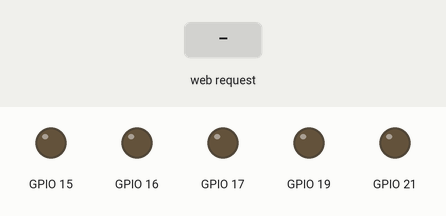
Bench run of a sketch on a simulated ESP32. Parts: output pins drawn as LEDs (lit = HIGH). Dashed ring = blinking. The test bench sets the inputs (shaded band). WiFi joins after 1.5 s; servers stay silent unless stated; what the sketch prints to the serial monitor is not drawn.

Above: at 3.2 s.
3.3 s: HTTP request GET /LED=12345 received
At 3.75 s:
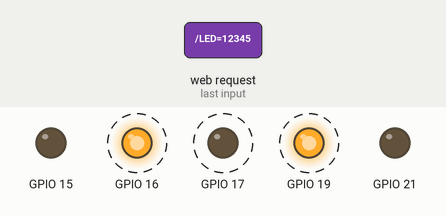
6.3 s: HTTP request GET /LED=ALL received
At 7.2 s:
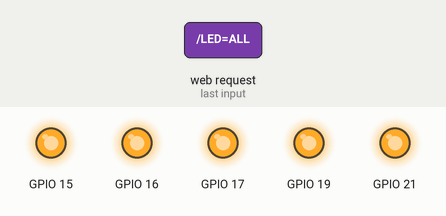
7.8 s: HTTP request GET /LED=32415 received
At 8.25 s:
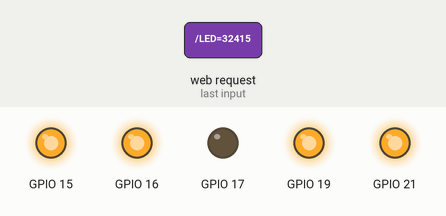
10.8 s: HTTP request GET /LED=32415 received
At 10.95 s:
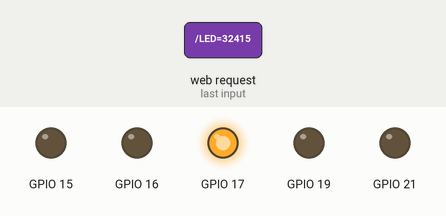
Timing chart, 0 to 13.8 s (numbered marks = the images above; inputs shaded):
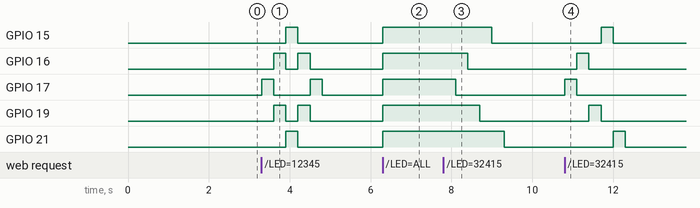

The sketch:

Pajado_MarkJoseph.ino
```cpp
#include <WiFi.h>

const char* ssid = "Joseph";
const char* password = "12345678";

WiFiServer server(80);

const int leds[] = {15, 16, 17, 19, 21};
bool OnAll = false;

void setup() {
    Serial.begin(115200);
    for (int led : leds) {
        pinMode(led, OUTPUT);
        digitalWrite(led, LOW);
    }

    WiFi.begin(ssid, password);
    Serial.print("Connecting to WiFi...");
    while (WiFi.status() != WL_CONNECTED) {
        delay(1000);
        Serial.print(".");
    }

    Serial.println("\nConnected to WiFi!");
    Serial.print("IP Address: ");
    Serial.println(WiFi.localIP());

    server.begin();
}

void loop() {
    WiFiClient client = server.available();
    if (!client) return;
    String request = client.readStringUntil('\r');

    while (client.available()) client.read();

    if (request.indexOf("/LED=ALL") != -1) {
        AllLEDs();
    } else if (request.indexOf("/LED=32415") != -1) {
        const int sequence1[] = {17, 16, 19, 15, 21};
        Sequence32415(sequence1, 5);
    } else if (request.indexOf("/LED=12345") != -1) {
        CenterToSide();
    }

    sendResponse(client);
}


void sendResponse(WiFiClient &client) {
    String html = "<!DOCTYPE html><html><head><title>ESP32 LED Control</title>";
    html += "<meta name=\"viewport\" content=\"width=device-width, initial-scale=1.0\"></head><body>";
    html += "<div class=\"container\">";
    html += "<h1>ESP32 LED Control</h1>";
    html += "<a href=\"/LED=ALL\"><button class=\"btn\">All LEDs ON</button></a><br>";
    html += "<a href=\"/LED=32415\"><button class=\"btn\">32415</button></a><br>";
    html += "<a href=\"/LED=12345\"><button class=\"btn\">Center to Side</button></a>";
    html += "</div></body></html>";

    client.println("HTTP/1.1 200 OK");
    client.println("Content-type:text/html");
    client.println();
    client.println(html);
    client.println();
    delay(10);
    client.stop();
}

void AllLEDs() {
    Serial.println("All Leds ON");
    OnAll = !OnAll;
    for (int led : leds) {
        digitalWrite(led, OnAll ? HIGH : LOW);
    }
}

void Sequence32415 (const int sequence[], int size) {
    Serial.println("32415");
    for (int i = 0; i < size; i++) {
        digitalWrite(sequence[i], HIGH);
        delay(300);
        digitalWrite(sequence[i], LOW);
    }
}

void CenterToSide() {
    Serial.println("Center to Side");
    ledPattern({17}, 300);
    ledPattern({19, 16}, 300);
    ledPattern({21, 15}, 300);
    ledPattern({19, 16}, 300);
    ledPattern({17}, 300);
    clearLEDs();
}

void ledPattern(std::initializer_list<int> pattern, int delayTime) {
    clearLEDs();
    for (int led : pattern) {
        digitalWrite(led, HIGH);
    }
    delay(delayTime);
}

void clearLEDs() {
    for (int led : leds) {
        digitalWrite(led, LOW);
    }
}
```

Measured:
- after the input at 3.3 s, GPIO 15, GPIO 21: LOW → HIGH after 0.60 s, → LOW 0.30 s later; GPIO 16, GPIO 19: alternates HIGH for 0.30 s and LOW for 0.30 s, 4 changes in all, then stays LOW, starting after 0.30 s; GPIO 17: alternates HIGH for 0.30 s and LOW for 0.90 s, starting at once
- after the input at 6.3 s, GPIO 15–17, GPIO 19, GPIO 21: LOW → HIGH at once
- after the input at 7.8 s, GPIO 15: HIGH → LOW after 1.2 s; GPIO 16: HIGH → LOW after 0.60 s; GPIO 17: HIGH → LOW after 0.30 s; GPIO 19: HIGH → LOW after 0.90 s; GPIO 21: HIGH → LOW after 1.5 s
- after the input at 10.8 s, GPIO 15: LOW → HIGH after 0.90 s, → LOW 0.30 s later; GPIO 16: LOW → HIGH after 0.30 s, → LOW 0.30 s later; GPIO 17: LOW → HIGH at once, → LOW 0.30 s later; GPIO 19: LOW → HIGH after 0.60 s, → LOW 0.30 s later; GPIO 21: LOW → HIGH after 1.2 s, → LOW 0.30 s later
